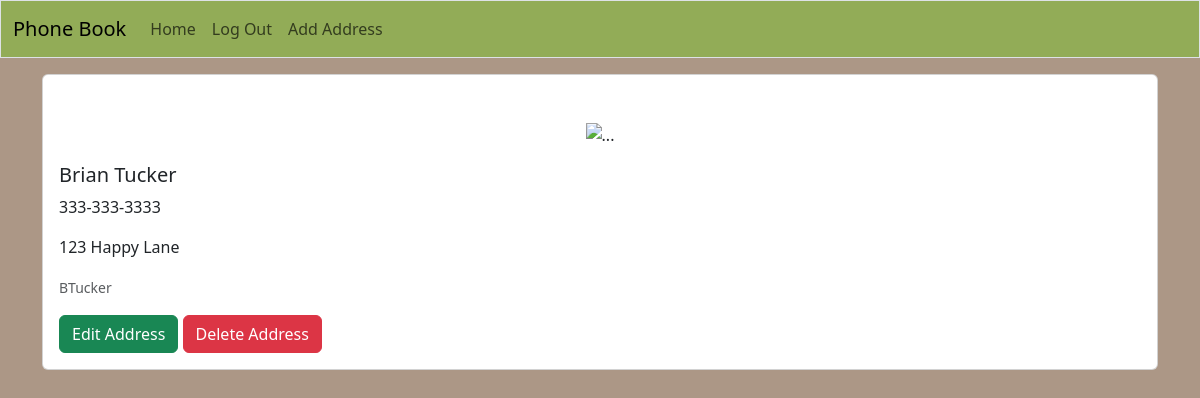
Page /addresses/1 (signed in) on the committed database.
### app/models.py (models this page shows, shortened)
class Address(db.Model):
    id = db.Column(db.Integer, primary_key=True)
    first_name = db.Column(db.String(50), nullable=False)
    last_name = db.Column(db.String(50), nullable=False)
    phone_number = db.Column(db.String)
    address = db.Column(db.String)
    date_created=db.Column(db.DateTime, nullable=False, default=datetime.utcnow)
    user_id=db.Column(db.Integer, db.ForeignKey('user.id')) #references user(id)

class User(db.Model, UserMixin):
    id = db.Column(db.Integer, primary_key=True)
    first_name = db.Column(db.String(50), nullable=False)
    last_name = db.Column(db.String(50), nullable=False)
    email = db.Column(db.String(50), nullable=False, unique=True)
    username = db.Column(db.String(50), nullable=False, unique=True)
    password = db.Column(db.String(256), nullable=False)
    date_created = db.Column(db.DateTime, nullable=False, default=datetime.utcnow)
    addresses = db.relationship('Address', backref='author', lazy='dynamic')

### app/routes.py (the view)
@app.route('/addresses/<int:address_id>')
def get_address(address_id):
    address = Address.query.get(address_id)
    if not address:
        flash(f"An address with id {address_id} does not exists", "danger")
        return redirect(url_for('index'))
    return render_template('addresses.html', address=address)

### app/models.py (called while the page is built)
@login.user_loader
def load_user(user_id):
    return User.query.get(user_id)

### app/templates/addresses.html (shortened to what this page needs)
{% extends 'base.html' %}
{% block content %}
<div class="row">
    <div class="col">
        <div class="card my-3">
            <img src="https://static.displate.com/280x392/displate/2021-09-25/76c78f3c9afa7bf0f8be830b105e79ad_4b338857f4272960f4569f2e4ea850e3.jpg" class="mx-auto d-block mt-5" alt="...">
            <div class="card-body">
                <h5 class="card-title">{{ address.first_name }} {{ address.last_name }}</h5>
                <p class="card-text">{{ address.phone_number }}</p>
                <p class="card-text">{{ address.address }}</p>
                <p class="card-text"><small class="text-muted">{{ address.author.username }}</small></p>
                {% if current_user == address.author %}
                    <a href="{{ url_for('edit_address', address_id=address.id) }}" class="btn btn-success">Edit Address</a>
                    <button type="button" class="btn btn-danger" data-bs-toggle="modal" data-bs-target="#deleteModal">
                        Delete Address
                    </button>
                {% endif %}
            </div>
        </div>
    </div>
</div>
{% endblock %}

### rows in the picture
Address: first_name "Brian", last_name "Tucker", phone_number "333-333-3333", address "123 Happy Lane"
User: author.username "BTucker"
